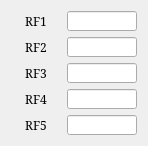
   <widget class="QWidget" name="gridLayoutWidget_9">
    <property name="enabled">
     <bool>true</bool>
    </property>
    <property name="geometry">
     <rect>
      <x>10</x>
      <y>340</y>
      <width>128</width>
      <height>126</height>
     </rect>
    </property>
    <layout class="QGridLayout" name="gridLayout_7">
     <item row="2" column="1">
      <widget class="QLineEdit" name="LE_JOINT_RF3">
       <property name="enabled">
        <bool>true</bool>
       </property>
       <property name="sizePolicy">
        <sizepolicy hsizetype="Fixed" vsizetype="Fixed">
         <horstretch>0</horstretch>
         <verstretch>0</verstretch>
        </sizepolicy>
       </property>
       <property name="minimumSize">
        <size>
         <width>70</width>
         <height>20</height>
        </size>
       </property>
       <property name="maximumSize">
        <size>
         <width>70</width>
         <height>20</height>
        </size>
       </property>
       <property name="font">
        <font>
         <family>Serif</family>
         <pointsize>9</pointsize>
        </font>
       </property>
       <property name="alignment">
        <set>Qt::AlignRight|Qt::AlignTrailing|Qt::AlignVCenter</set>
       </property>
       <property name="readOnly">
        <bool>true</bool>
       </property>
      </widget>
     </item>
     <item row="1" column="1">
      <widget class="QLineEdit" name="LE_JOINT_RF2">
       <property name="enabled">
        <bool>true</bool>
       </property>
       <property name="sizePolicy">
        <sizepolicy hsizetype="Fixed" vsizetype="Fixed">
         <horstretch>0</horstretch>
         <verstretch>0</verstretch>
        </sizepolicy>
       </property>
       <property name="minimumSize">
        <size>
         <width>70</width>
         <height>20</height>
        </size>
       </property>
       <property name="maximumSize">
        <size>
         <width>70</width>
         <height>20</height>
        </size>
       </property>
       <property name="font">
        <font>
         <family>Serif</family>
         <pointsize>9</pointsize>
        </font>
       </property>
       <property name="alignment">
        <set>Qt::AlignRight|Qt::AlignTrailing|Qt::AlignVCenter</set>
       </property>
       <property name="readOnly">
        <bool>true</bool>
       </property>
      </widget>
     </item>
     <item row="2" column="0">
      <widget class="QLabel" name="label_28">
       <property name="enabled">
        <bool>true</bool>
       </property>
       <property name="sizePolicy">
        <sizepolicy hsizetype="Fixed" vsizetype="Fixed">
         <horstretch>0</horstretch>
         <verstretch>0</verstretch>
        </sizepolicy>
       </property>
       <property name="minimumSize">
        <size>
         <width>50</width>
         <height>20</height>
        </size>
       </property>
       <property name="maximumSize">
        <size>
         <width>50</width>
         <height>20</height>
        </size>
       </property>
       <property name="font">
        <font>
         <family>Serif</family>
         <pointsize>9</pointsize>
        </font>
       </property>
       <property name="text">
        <string>RF3</string>
       </property>
       <property name="alignment">
        <set>Qt::AlignCenter</set>
       </property>
      </widget>
     </item>
     <item row="1" column="0">
      <widget class="QLabel" name="label_26">
       <property name="enabled">
        <bool>true</bool>
       </property>
       <property name="sizePolicy">
        <sizepolicy hsizetype="Fixed" vsizetype="Fixed">
         <horstretch>0</horstretch>
         <verstretch>0</verstretch>
        </sizepolicy>
       </property>
       <property name="minimumSize">
        <size>
         <width>50</width>
         <height>20</height>
        </size>
       </property>
       <property name="maximumSize">
        <size>
         <width>50</width>
         <height>20</height>
        </size>
       </property>
       <property name="font">
        <font>
         <family>Serif</family>
         <pointsize>9</pointsize>
        </font>
       </property>
       <property name="text">
        <string>RF2</string>
       </property>
       <property name="alignment">
        <set>Qt::AlignCenter</set>
       </property>
      </widget>
     </item>
     <item row="3" column="1">
      <widget class="QLineEdit" name="LE_JOINT_RF4">
       <property name="enabled">
        <bool>true</bool>
       </property>
       <property name="sizePolicy">
        <sizepolicy hsizetype="Fixed" vsizetype="Fixed">
         <horstretch>0</horstretch>
         <verstretch>0</verstretch>
        </sizepolicy>
       </property>
       <property name="minimumSize">
        <size>
         <width>70</width>
         <height>20</height>
        </size>
       </property>
       <property name="maximumSize">
        <size>
         <width>70</width>
         <height>20</height>
        </size>
       </property>
       <property name="font">
        <font>
         <family>Serif</family>
         <pointsize>9</pointsize>
        </font>
       </property>
       <property name="alignment">
        <set>Qt::AlignRight|Qt::AlignTrailing|Qt::AlignVCenter</set>
       </property>
       <property name="readOnly">
        <bool>true</bool>
       </property>
      </widget>
     </item>
     <item row="3" column="0">
      <widget class="QLabel" name="label_39">
       <property name="enabled">
        <bool>true</bool>
       </property>
       <property name="sizePolicy">
        <sizepolicy hsizetype="Fixed" vsizetype="Fixed">
         <horstretch>0</horstretch>
         <verstretch>0</verstretch>
        </sizepolicy>
       </property>
       <property name="minimumSize">
        <size>
         <width>50</width>
         <height>20</height>
        </size>
       </property>
       <property name="maximumSize">
        <size>
         <width>50</width>
         <height>20</height>
        </size>
       </property>
       <property name="font">
        <font>
         <family>Serif</family>
         <pointsize>9</pointsize>
        </font>
       </property>
       <property name="text">
        <string>RF4</string>
       </property>
       <property name="alignment">
        <set>Qt::AlignCenter</set>
       </property>
      </widget>
     </item>
     <item row="4" column="0">
      <widget class="QLabel" name="label_40">
       <property name="enabled">
        <bool>true</bool>
       </property>
       <property name="sizePolicy">
        <sizepolicy hsizetype="Fixed" vsizetype="Fixed">
         <horstretch>0</horstretch>
         <verstretch>0</verstretch>
        </sizepolicy>
       </property>
       <property name="minimumSize">
        <size>
         <width>50</width>
         <height>20</height>
        </size>
       </property>
       <property name="maximumSize">
        <size>
         <width>50</width>
         <height>20</height>
        </size>
       </property>
       <property name="font">
        <font>
         <family>Serif</family>
         <pointsize>9</pointsize>
        </font>
       </property>
       <property name="text">
        <string>RF5</string>
       </property>
       <property name="alignment">
        <set>Qt::AlignCenter</set>
       </property>
      </widget>
     </item>
     <item row="4" column="1">
      <widget class="QLineEdit" name="LE_JOINT_RF5">
       <property name="enabled">
        <bool>true</bool>
       </property>
       <property name="sizePolicy">
        <sizepolicy hsizetype="Fixed" vsizetype="Fixed">
         <horstretch>0</horstretch>
         <verstretch>0</verstretch>
        </sizepolicy>
       </property>
       <property name="minimumSize">
        <size>
         <width>70</width>
         <height>20</height>
        </size>
       </property>
       <property name="maximumSize">
        <size>
         <width>70</width>
         <height>20</height>
        </size>
       </property>
       <property name="font">
        <font>
         <family>Serif</family>
         <pointsize>9</pointsize>
        </font>
       </property>
       <property name="alignment">
        <set>Qt::AlignRight|Qt::AlignTrailing|Qt::AlignVCenter</set>
       </property>
       <property name="readOnly">
        <bool>true</bool>
       </property>
      </widget>
     </item>
     <item row="0" column="0">
      <widget class="QLabel" name="label_79">
       <property name="enabled">
        <bool>true</bool>
       </property>
       <property name="sizePolicy">
        <sizepolicy hsizetype="Fixed" vsizetype="Fixed">
         <horstretch>0</horstretch>
         <verstretch>0</verstretch>
        </sizepolicy>
       </property>
       <property name="minimumSize">
        <size>
         <width>50</width>
         <height>20</height>
        </size>
       </property>
       <property name="maximumSize">
        <size>
         <width>50</width>
         <height>20</height>
        </size>
       </property>
       <property name="font">
        <font>
         <family>Serif</family>
         <pointsize>9</pointsize>
        </font>
       </property>
       <property name="text">
        <string>RF1</string>
       </property>
       <property name="alignment">
        <set>Qt::AlignCenter</set>
       </property>
      </widget>
     </item>
     <item row="0" column="1">
      <widget class="QLineEdit" name="LE_JOINT_RF1">
       <property name="enabled">
        <bool>true</bool>
       </property>
       <property name="sizePolicy">
        <sizepolicy hsizetype="Fixed" vsizetype="Fixed">
         <horstretch>0</horstretch>
         <verstretch>0</verstretch>
        </sizepolicy>
       </property>
       <property name="minimumSize">
        <size>
         <width>70</width>
         <height>20</height>
        </size>
       </property>
       <property name="maximumSize">
        <size>
         <width>70</width>
         <height>20</height>
        </size>
       </property>
       <property name="font">
        <font>
         <family>Serif</family>
         <pointsize>9</pointsize>
        </font>
       </property>
       <property name="alignment">
        <set>Qt::AlignRight|Qt::AlignTrailing|Qt::AlignVCenter</set>
       </property>
       <property name="readOnly">
        <bool>true</bool>
       </property>
      </widget>
     </item>
    </layout>
   </widget>
